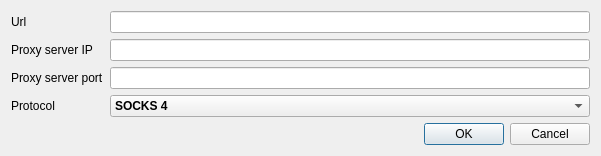
<?xml version="1.0" encoding="UTF-8"?>
<ui version="4.0">
 <class>AddItemDialog</class>
 <widget class="QDialog" name="AddItemDialog">
  <property name="geometry">
   <rect>
    <x>0</x>
    <y>0</y>
    <width>601</width>
    <height>147</height>
   </rect>
  </property>
  <property name="minimumSize">
   <size>
    <width>600</width>
    <height>0</height>
   </size>
  </property>
  <property name="maximumSize">
   <size>
    <width>16777215</width>
    <height>150</height>
   </size>
  </property>
  <property name="windowTitle">
   <string>Add new item to download</string>
  </property>
  <property name="windowIcon">
   <iconset resource="resources/resources.qrc">
    <normaloff>:/Downloader/notes.svg</normaloff>:/Downloader/notes.svg</iconset>
  </property>
  <layout class="QVBoxLayout" name="verticalLayout">
   <item>
    <layout class="QGridLayout" name="gridLayout">
     <item row="2" column="0">
      <widget class="QLabel" name="label_3">
       <property name="text">
        <string>Proxy server port</string>
       </property>
      </widget>
     </item>
     <item row="1" column="2">
      <widget class="QLineEdit" name="m_serverIP"/>
     </item>
     <item row="2" column="2">
      <widget class="QLineEdit" name="m_serverPort"/>
     </item>
     <item row="0" column="2">
      <widget class="QLineEdit" name="m_url"/>
     </item>
     <item row="1" column="0">
      <widget class="QLabel" name="label_2">
       <property name="text">
        <string>Proxy server IP</string>
       </property>
      </widget>
     </item>
     <item row="0" column="0">
      <widget class="QLabel" name="label">
       <property name="text">
        <string>Url</string>
       </property>
      </widget>
     </item>
     <item row="3" column="0">
      <widget class="QLabel" name="label_4">
       <property name="text">
        <string>Protocol</string>
       </property>
      </widget>
     </item>
     <item row="3" column="2">
      <widget class="QComboBox" name="m_protocolCombo">
       <property name="font">
        <font>
         <weight>75</weight>
         <bold>true</bold>
        </font>
       </property>
       <property name="sizeAdjustPolicy">
        <enum>QComboBox::AdjustToMinimumContentsLength</enum>
       </property>
       <property name="frame">
        <bool>true</bool>
       </property>
       <property name="modelColumn">
        <number>0</number>
       </property>
       <item>
        <property name="text">
         <string>SOCKS 4</string>
        </property>
       </item>
       <item>
        <property name="text">
         <string>SOCKS 5</string>
        </property>
       </item>
      </widget>
     </item>
    </layout>
   </item>
   <item>
    <widget class="QDialogButtonBox" name="buttonBox">
     <property name="orientation">
      <enum>Qt::Horizontal</enum>
     </property>
     <property name="standardButtons">
      <set>QDialogButtonBox::Cancel|QDialogButtonBox::Ok</set>
     </property>
    </widget>
   </item>
  </layout>
 </widget>
 <resources>
  <include location="resources/resources.qrc"/>
 </resources>
 <connections>
  <connection>
   <sender>buttonBox</sender>
   <signal>accepted()</signal>
   <receiver>AddItemDialog</receiver>
   <slot>close()</slot>
   <hints>
    <hint type="sourcelabel">
     <x>248</x>
     <y>254</y>
    </hint>
    <hint type="destinationlabel">
     <x>157</x>
     <y>274</y>
    </hint>
   </hints>
  </connection>
  <connection>
   <sender>buttonBox</sender>
   <signal>rejected()</signal>
   <receiver>AddItemDialog</receiver>
   <slot>reject()</slot>
   <hints>
    <hint type="sourcelabel">
     <x>316</x>
     <y>260</y>
    </hint>
    <hint type="destinationlabel">
     <x>286</x>
     <y>274</y>
    </hint>
   </hints>
  </connection>
 </connections>
</ui>
